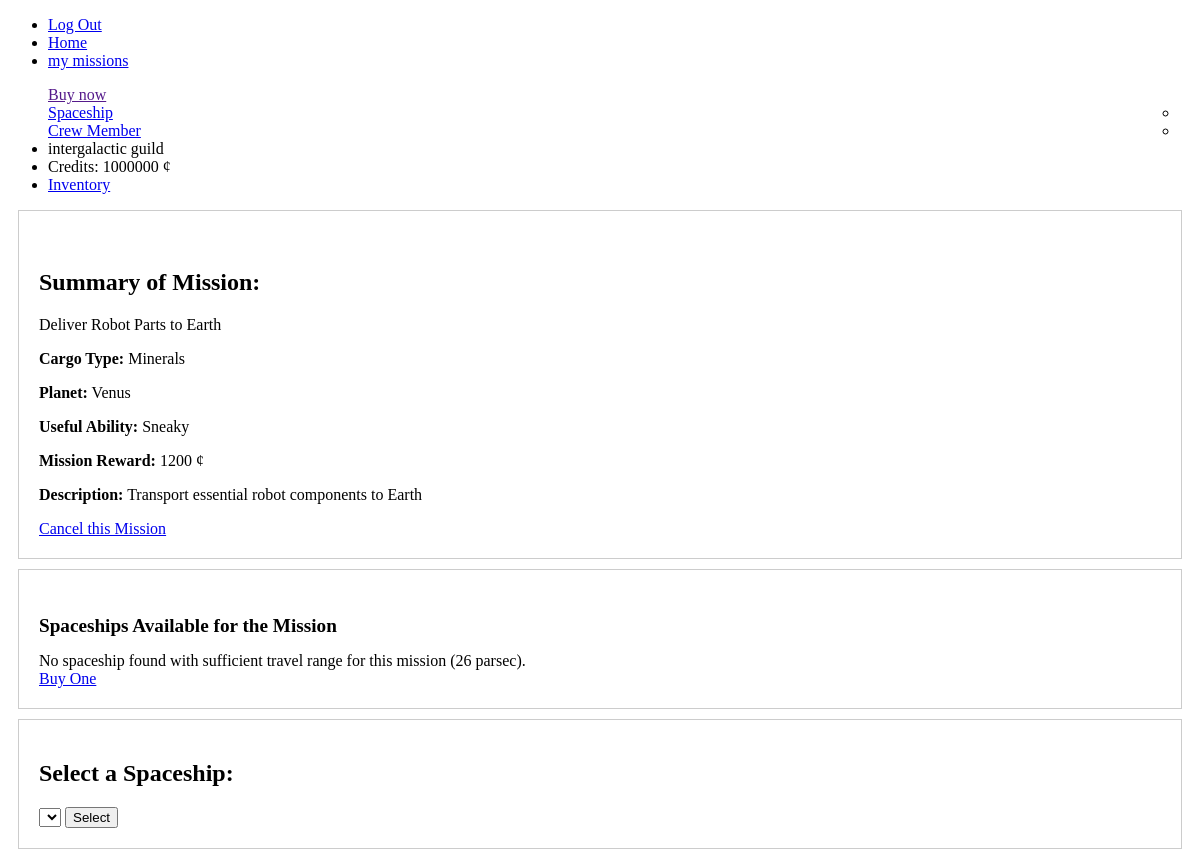
Screenshot of /choose_spaceship.php?id_mission=2 (signed in) with the database file from the repository.
### tables this page shows
CREATE TABLE merchant (
    id_merchant INT NOT NULL AUTO_INCREMENT PRIMARY KEY,
    login VARCHAR(30),
    password VARCHAR(30),
    first_name VARCHAR(20),
    last_name VARCHAR(20),
    intergalactic_credits INT
);

CREATE TABLE mission (
    id_mission INT NOT NULL AUTO_INCREMENT PRIMARY KEY,
    name TEXT,
    id_cargo_type INT,
    id_planet INT,
    id_ability INT,
    id_merchant INT,
    reward INT,
    description TEXT,
    done INT DEFAULT 0,
    FOREIGN KEY (id_cargo_type) REFERENCES cargo_type(id_cargo_type),
    FOREIGN KEY (id_planet) REFERENCES planet(id_planet),
    FOREIGN KEY (id_ability) REFERENCES ability(id_ability),
    FOREIGN KEY (id_merchant) REFERENCES merchant(id_merchant)
);

CREATE TABLE cargo_type (
    id_cargo_type INT NOT NULL AUTO_INCREMENT PRIMARY KEY,
    type VARCHAR(30),
    price_by_ton INT
);

CREATE TABLE planet (
    id_planet INT NOT NULL AUTO_INCREMENT PRIMARY KEY,
    name VARCHAR(25),
    distance_from_earth INT
);

CREATE TABLE ability (
    id_ability INT NOT NULL AUTO_INCREMENT PRIMARY KEY,
    name VARCHAR(25),
    description TEXT
);

### choose_spaceship.php (the view, shortened to what this page needs)
<!DOCTYPE html>
<html>
<head>
    <link rel="stylesheet" href="https://cdn.jsdelivr.net/npm/@picocss/pico@1/css/pico.min.css">
</head>
<body>
<?php
include('header.php');
?>
<main class="container">
    <article class="grid">
        <div class="col-4">
            <br>
            <?php
            if (isset($_GET['id_mission'])) {
                $id_mission = $_GET['id_mission'];
                $query = $db->prepare("SELECT mission.name, cargo_type.type, planet.name, ability.name, reward, mission.description
                                        FROM mission
                                        JOIN cargo_type ON mission.id_cargo_type = cargo_type.id_cargo_type
                                        JOIN planet ON mission.id_planet = planet.id_planet
                                        JOIN ability ON mission.id_ability = ability.id_ability
                                        WHERE id_mission = :id_mission");
                $query->bindParam(':id_mission', $id_mission, PDO::PARAM_INT);
                $query->execute();
                $mission = $query->fetch();
                if ($mission != false) {
                    echo "<h1>Summary of Mission:</h1>";
                    echo "<p>" . $mission[0] . "</p>";
                    echo "<p><strong>Cargo Type:</strong> " . $mission[1] . "</p>";
                    echo "<p><strong>Planet:</strong> " . $mission[2] . "</p>";
                    echo "<p><strong>Useful Ability:</strong> " . $mission[3] . "</p>";
                    echo "<p><strong>Mission Reward:</strong> " . $mission[4] . " ¢</p>";
                    echo "<p><strong>Description:</strong> " . $mission[5] . "</p>";
                    echo "<a href='home.php' role='button' class='btn secondary'>Cancel this Mission</a>";
                } else {
                    echo "Mission not found.";
                }
            } else {
                echo "Mission ID not provided.";
            }
            ?>
        </div>
        <div class="col-4">
            <?php
            if (isset($_SESSION['id_merchant']) && isset($_GET['id_mission'])) {
                $spaceMerchantId = $_SESSION['id_merchant'];
                $missionId = $_GET['id_mission'];
                $missionRangeQuery = $db->prepare("SELECT p.distance_from_earth
        FROM mission m
        INNER JOIN planet p ON m.id_planet = p.id_planet
        WHERE m.id_mission = :mission_id");
                $missionRangeQuery->bindParam(':mission_id', $missionId, PDO::PARAM_INT);
                $missionRangeQuery->execute();
                $missionRange = $missionRangeQuery->fetchColumn();
                $spaceshipsQuery = $db->prepare("SELECT DISTINCT s.name, s.crew_capacity, s.cargo_capacity_ton, s.max_travel_range_parsec
        FROM spaceship s
        INNER JOIN merchant_spaceship ms ON s.id_spaceship = ms.id_spaceship
        INNER JOIN merchant m ON m.id_merchant = ms.id_merchant
        WHERE m.id_merchant = :id_merchant
        AND s.max_travel_range_parsec >= :mission_range");
                $spaceshipsQuery->bindParam(':id_merchant', $spaceMerchantId, PDO::PARAM_INT);
                $spaceshipsQuery->bindParam(':mission_range', $missionRange, PDO::PARAM_INT);
                $spaceshipsQuery->execute();
                $spaceships = $spaceshipsQuery->fetchAll();
                echo "<h4>Spaceships Available for the Mission</h4>";
                if (!empty($spaceships)) {
                    echo "<ul>";
                    foreach ($spaceships as $spacecraft) {
                        echo "<li><details>";
                        echo "<summary>{$spacecraft['name']}</summary>";
                        echo "<ul>";
                        echo "<li><strong>Crew Capacity:</strong> {$spacecraft['crew_capacity']}</li>";
                        echo "<li><strong>Cargo Capacity:</strong> {$spacecraft['cargo_capacity_ton']} kg</li>";
                        echo "<li><strong>Maximum Travel Range in Parsecs:</strong> {$spacecraft['max_travel_range_parsec']}</li>";
                        echo "</ul>";
                        echo "</details></li>";
                    }
                    echo "</ul>";
                    echo "<a href='spaceship.php' role='button' class='btn secondary'>Buy New Spaceship</a>";
                } else {
                    echo "No spaceship found with sufficient travel range for this mission ($missionRange parsec).";
                    echo "<br>";
                    echo "<a href='spaceship.php' role='button' class='btn primary'>Buy One</a>";
                }
            } else {
                echo "You must be logged in to view spaceship data.";
            }
            ?>
        </div>
        <div class="col-4">
            <form method="post" action="choose_crew_members.php" onsubmit="return validateSpaceshipSelection();">
                <h1><label for="selected_spaceship">Select a Spaceship:</label></h1>
                <select name="selected_spaceship" id="selected_spaceship">
                </select>
                <input type="submit" value="Select">
            </form>
        </div>
    </article>
</main>
</body>
</html>

### header.php (shortened to what this page needs)
<?php
$id_merchant = $_SESSION['id_merchant'];
$db = new PDO("mysql:host=localhost; dbname=space_merchant; charset=utf8", "sa", "rasta");
$req = $db->prepare("SELECT first_name, last_name, intergalactic_credits, id_merchant FROM merchant WHERE id_merchant = :id_merchant");
$req->bindParam(':id_merchant', $id_merchant, PDO::PARAM_STR);
$req->execute();
$data = $req->fetch();
$first_name = $data[0];
$last_name = $data[1];
$intergalactic_credits = $data[2];
?>
<nav>
    <ul>
        <li><a href="connect_to_account.php" role="btn" class="btn secondary">Log Out</a></li>
        <li><a href="home.php" role="btn" class="btn secondary">Home</a></li>
        <li><a href="my_missions.php" role="btn" class="btn secondary">my missions</a></li>
    </ul>
    <ul><li role="list" dir="rtl">
            <a href="" aria-haspopup="listbox">Buy now</a>
            <ul role="listbox">
                <li><a href="spaceship.php">Spaceship</a></li>
                <li><a href="recruit_crew.php">Crew Member</a></li>
            </ul>
        </li>
        <li><?php echo $first_name, " ", $last_name; ?></li>
        <li><?php echo "Credits: $intergalactic_credits ¢"; ?></li>
        <li><a href="inventory.php?id_merchant=<?php echo $id_merchant; ?>" role="btn" class="btn secondary">Inventory</a></li>
    </ul>
</nav>

### choose_spaceship.php (style rules this page uses)
.col-4 { border: 1px solid #ccc; padding: 20px; margin: 10px; }
.col-4 h4 { font-size: 1.2rem; margin-bottom: 15px; }

### rows the page displays
merchant: first_name "intergalactic", last_name "guild", intergalactic_credits "1000000"
mission: name "Deliver Robot Parts to Earth", id_cargo_type.type "Minerals", id_planet.name "Venus", id_ability.name "Sneaky", reward "1200", description "Transport essential robot components to Earth"
planet: distance_from_earth "26"
